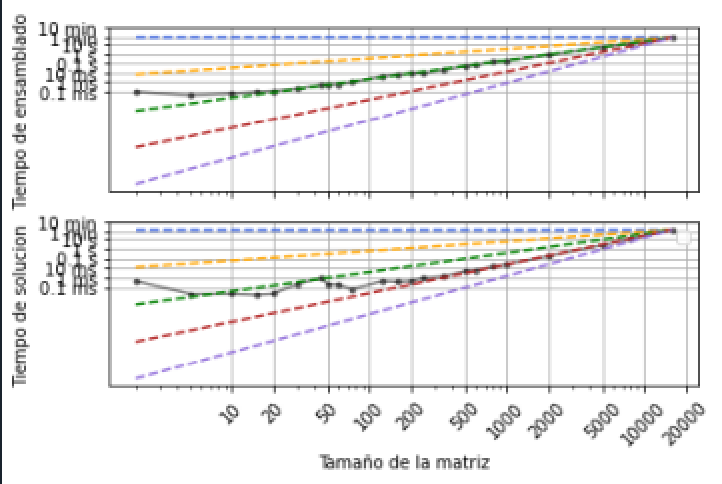

Recreate this plot in Python.
import matplotlib.pyplot as plt
import numpy as np


names = ["MATMUL_llena.txt"]
N = [2, 5, 10, 12, 15, 20, 30, 40, 50, 55, 60, 100, 125, 160, 200, 350, 500, 800, 1000, 5000, 8000]
    
xticks = [10, 20, 50, 100, 200, 500, 1000, 2000, 5000, 10000, 20000]
yticks = [0.1/1000, 1/1000, 10/1000, 0.1, 1, 10, 60, 600]
yticks_text = ["0.1 ms", "1 ms", "10 ms", "0.1 s", "1 s", "10 s", "1 min", "10 min"]
xticks_text = ["", "", "", "", "", "", "", "", "", "", ""]
plt.figure()

dt1max = []
dt2max = []
for i in names:
    data = np.loadtxt(i)
    Ns = data[:,0]
    dts1 =  data[:,1]
    dts2 = data[:, 2]
    Nsmax = max(Ns)
    dts1max = max(dts1)
    dts2max = max(dts2)
    
    for i in Ns:
        dt1max.append(max(dts1))
        dt2max.append(max(dts2))
        
    plt.subplot(2,1,1) 
    plt.ylabel("Tiempo de ensamblado")
    plt.loglog(Ns,dts1, 'k-o', alpha = 0.5, markersize = 3) 
    plt.grid()
    plt.yticks(yticks, yticks_text)
    plt.xticks(xticks, xticks_text, rotation=45)
    
    plt.subplot(2,1,2) 
    plt.loglog(Ns,dts2, 'k-o', alpha = 0.5, markersize = 3)
    plt.ylabel("Tiempo de solucion")
    plt.xlabel("Tamaño de la matriz")
    plt.grid()
    plt.yticks(yticks, yticks_text)
    plt.xticks(xticks, xticks, rotation=45)
    
plt.subplot(2,1,1)  
plt.plot(Ns, dt1max, "--", color = "royalblue")  
plt.loglog(Ns, Ns*(dts1max/Nsmax), "--", color = "orange") 
plt.loglog(Ns, (Ns**2)*(dts1max/(Nsmax**2)), "--", color = "green") 
plt.loglog(Ns, (Ns**3)*(dts1max/(Nsmax**3)), "--", color = "firebrick") 
plt.loglog(Ns, (Ns**4)*(dts1max/(Nsmax**4)), "--", color = "mediumpurple") 
plt.yticks(yticks, yticks_text)
plt.xticks(xticks, xticks_text, rotation=45) 

plt.subplot(2,1,2)  
plt.plot(Ns, dt2max, "--", color = "royalblue")  
plt.loglog(Ns, Ns*(dts2max/Nsmax), "--", color = "orange") 
plt.loglog(Ns, (Ns**2)*(dts2max/(Nsmax**2)), "--", color = "green") 
plt.loglog(Ns, (Ns**3)*(dts2max/(Nsmax**3)), "--", color = "firebrick") 
plt.loglog(Ns, (Ns**4)*(dts2max/(Nsmax**4)), "--", color = "mediumpurple") 
plt.yticks(yticks, yticks_text)
plt.xticks(xticks, xticks, rotation=45)
    


plt.tight_layout()
plt.legend()
plt.show()
